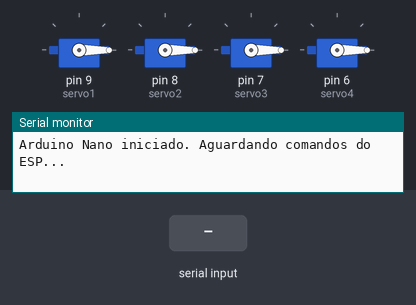
Bench run of a sketch on a simulated Arduino Nano, built with avr-gcc and run on an emulated ATmega328P. Shown: 4 × servo, the last lines printed to the serial monitor. Inputs (shaded band) come from the test bench.

Above: at 1.2 s.
1.3 s: "SERVO1_ON\n" received over the second serial link
At 2.1 s:
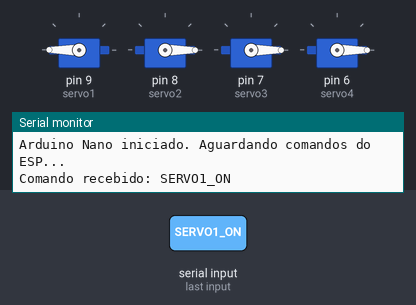
2.8 s: "SERVO2_ON\n" received over the second serial link
At 3.2 s:
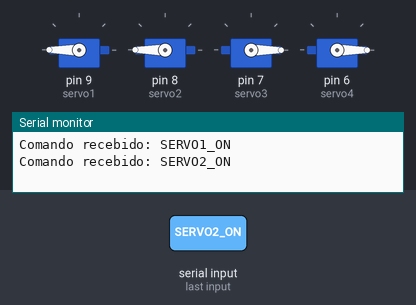
4.3 s: "SERVO1_OFF\n" received over the second serial link
At 5.5 s:
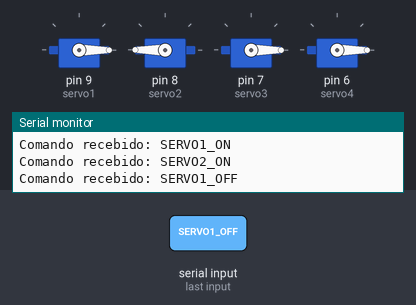
5.8 s: "SERVO3_ON\n" received over the second serial link
At 6.7 s:
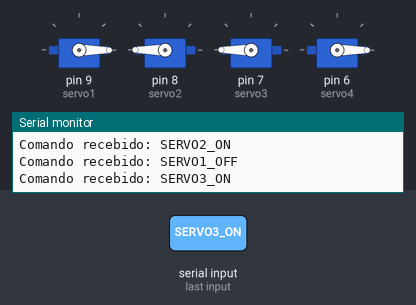
7.3 s: "SERVO2_OFF\n" received over the second serial link
At 7.8 s:
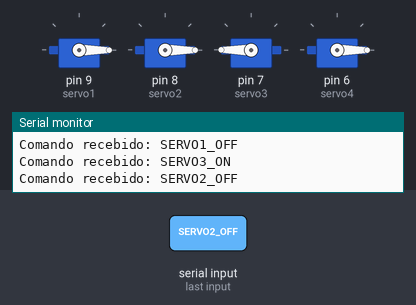
8.8 s: "SERVO4_ON\n" received over the second serial link
At 10.2 s:
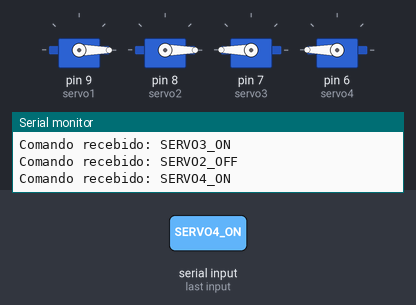
Timing chart, 0 to 11.3 s (numbered marks = the images above; inputs shaded):
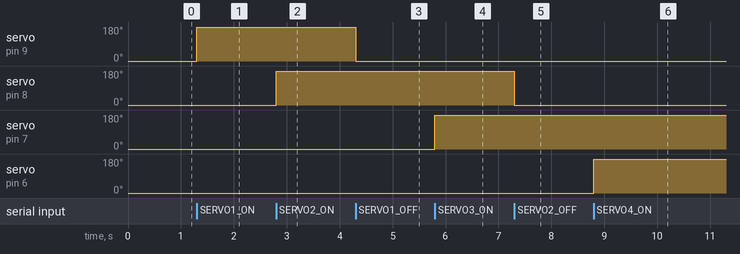

The sketch:

nano_servos.ino
```cpp
#include <Servo.h>
#include <SoftwareSerial.h>

// Configuração da porta serial por software para comunicar com o ESP
// Conecte o TX do ESP no RX (D2) do Nano, e RX do ESP no TX (D3) do Nano
// Lembre-se de usar um divisor de tensão no RX do ESP se o Nano for 5V!
SoftwareSerial ESPSerial(2, 3); // RX (Pino 2), TX (Pino 3)

// Instanciando os objetos Servo
Servo servo1;
Servo servo2;
Servo servo3;
Servo servo4;

void setup() {
  // Serial hardware para debug no monitor serial do PC
  Serial.begin(9600);

  // Inicializando a porta SoftwareSerial com 9600 baud rate (mesmo do ESPHome)
  ESPSerial.begin(9600);

  // Configurando os pinos dos servos
  servo1.attach(9);
  servo2.attach(8);
  servo3.attach(7);
  servo4.attach(6);

  // Inicializa na posição 0 graus
  servo1.write(0);
  servo2.write(0);
  servo3.write(0);
  servo4.write(0);

  Serial.println("Arduino Nano iniciado. Aguardando comandos do ESP...");
}

void loop() {
  // Verifica se há dados disponíveis da serial do ESP
  if (ESPSerial.available()) {
    // Lê a string até encontrar a quebra de linha '\n'
    String comando = ESPSerial.readStringUntil('\n');
    comando.trim(); // Remove espaços e quebras de linha invisíveis

    if (comando.length() > 0) {
      Serial.print("Comando recebido: ");
      Serial.println(comando);

      // Mapeamento dos comandos
      if (comando == "SERVO1_ON") {
        servo1.write(180); // Move para a posição acionada
      }
      else if (comando == "SERVO1_OFF") {
        servo1.write(0);   // Retorna à posição inicial
      }
      else if (comando == "SERVO2_ON") {
        servo2.write(180);
      }
      else if (comando == "SERVO2_OFF") {
        servo2.write(0);
      }
      else if (comando == "SERVO3_ON") {
        servo3.write(180);
      }
      else if (comando == "SERVO3_OFF") {
        servo3.write(0);
      }
      else if (comando == "SERVO4_ON") {
        servo4.write(180);
      }
      else if (comando == "SERVO4_OFF") {
        servo4.write(0);
      }
    }
  }
}
```

Measured:
- after the input at 1.3 s, servo on pin 9 (servo1): 0° → 180° at once
- after the input at 2.8 s, servo on pin 8 (servo2): 0° → 180° at once
- after the input at 4.3 s, servo on pin 9 (servo1): 180° → 0° at once
- after the input at 5.8 s, servo on pin 7 (servo3): 0° → 180° at once
- after the input at 7.3 s, servo on pin 8 (servo2): 180° → 0° at once
- after the input at 8.8 s, servo on pin 6 (servo4): 0° → 180° at once
